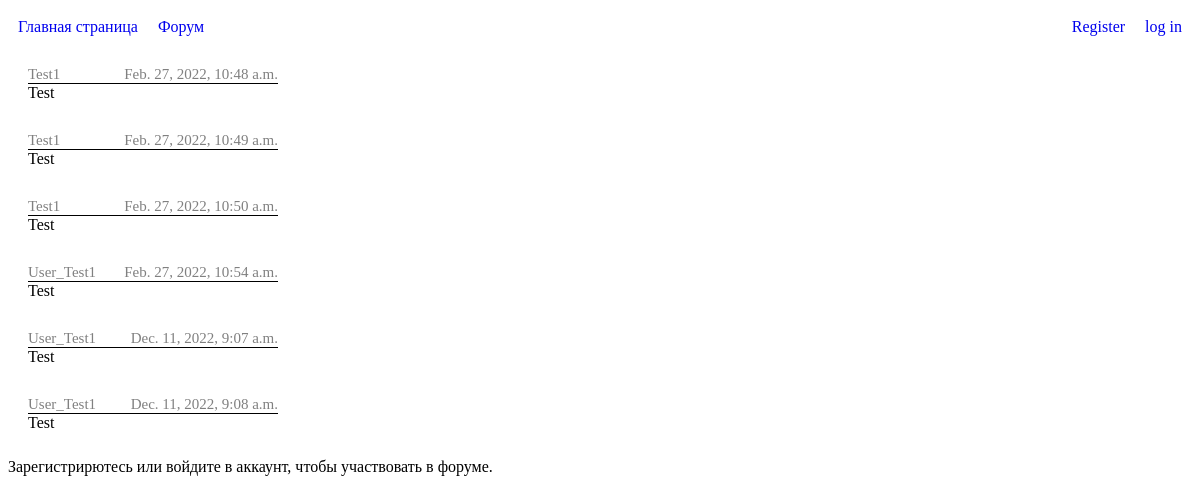
The app's page /forum/ with its own data.
### Site_app/models.py (models this page shows, shortened)
class Forum(models.Model):
    text = models.CharField(max_length=500)
    date_added = models.DateTimeField(auto_now_add=True)
    user_name = models.CharField(max_length=50)

### Site_app/views.py (the view, shortened to what this page needs)
# urls.py: path('forum/', views.forum, name='forum'),
def forum(request):
    forums = Forum.objects.order_by('date_added')
    if request.method != 'POST':
        form = ForumForm()
    context = {'form': form, 'forums': forums}
    return render(request, 'Site_app/forum.html', context)

### Site_app/templates/Site_app/forum.html
{% extends "Site_app/base.html" %}
{% block content %}
    {% for forum in forums %}
        <div class="forum_block">
            <div class="forum_block_inf">
                <div>{{forum.user_name}}</div>
                <div>{{forum.date_added}}</div>
            </div>
            <div class="forum_block_text">{{ forum.text }}</div>
        </div>
    {% endfor %}
{% if user.is_authenticated %}
    <form method="post" action="{% url 'Site_app:forum' %}" class="forum_form">
        {% csrf_token %}
        {{ form.as_p }}
        <div><button name="submit">Send</button></div>
    </form>
{% else %}
    <p>Зарегистрирютесь или войдите в аккаунт, чтобы участвовать в форуме.</p>
{% endif %}
{% endblock content %}

### static/css/styles.css (style rules this page uses)
.forum_block { display: flex; flex-direction: column; border-radius: 10px; width: 250px; padding: 10px; margin: 10px; }
.forum_block_inf { display: flex; justify-content: space-between; flex-direction: row; font-size: 15px; color: #808080; border-bottom: 1px solid black; }

### records on screen
Forum: user_name "Test1", date_added "Feb. 27, 2022, 10:48 a.m.", text "Test"
Forum: user_name "Test1", date_added "Feb. 27, 2022, 10:49 a.m.", text "Test"
Forum: user_name "Test1", date_added "Feb. 27, 2022, 10:50 a.m.", text "Test"
Forum: user_name "User_Test1", date_added "Feb. 27, 2022, 10:54 a.m.", text "Test"
Forum: user_name "User_Test1", date_added "Dec. 11, 2022, 9:07 a.m.", text "Test"
Forum: user_name "User_Test1", date_added "Dec. 11, 2022, 9:08 a.m.", text "Test"
